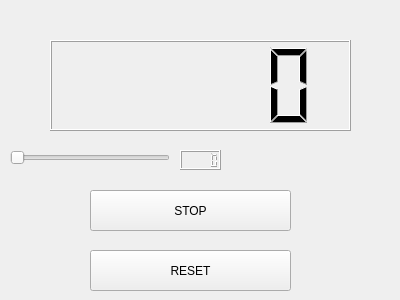
<?xml version="1.0" encoding="UTF-8"?>
<ui version="4.0">
 <class>Counter</class>
 <widget class="QWidget" name="Counter">
  <property name="geometry">
   <rect>
    <x>0</x>
    <y>0</y>
    <width>400</width>
    <height>300</height>
   </rect>
  </property>
  <property name="windowTitle">
   <string>Counter</string>
  </property>
  <widget class="QPushButton" name="button">
   <property name="geometry">
    <rect>
     <x>90</x>
     <y>190</y>
     <width>201</width>
     <height>41</height>
    </rect>
   </property>
   <property name="text">
    <string>STOP</string>
   </property>
  </widget>
  <widget class="QLCDNumber" name="lcdNumber">
   <property name="geometry">
    <rect>
     <x>50</x>
     <y>40</y>
     <width>301</width>
     <height>91</height>
    </rect>
   </property>
  </widget>
  <widget class="QPushButton" name="reset">
   <property name="geometry">
    <rect>
     <x>90</x>
     <y>250</y>
     <width>201</width>
     <height>41</height>
    </rect>
   </property>
   <property name="text">
    <string>RESET</string>
   </property>
  </widget>
  <widget class="QSlider" name="slider">
   <property name="geometry">
    <rect>
     <x>10</x>
     <y>150</y>
     <width>160</width>
     <height>16</height>
    </rect>
   </property>
   <property name="minimum">
    <number>1</number>
   </property>
   <property name="orientation">
    <enum>Qt::Horizontal</enum>
   </property>
  </widget>
  <widget class="QLCDNumber" name="displaySlider">
   <property name="geometry">
    <rect>
     <x>180</x>
     <y>150</y>
     <width>41</width>
     <height>20</height>
    </rect>
   </property>
  </widget>
 </widget>
 <resources/>
 <connections/>
</ui>
